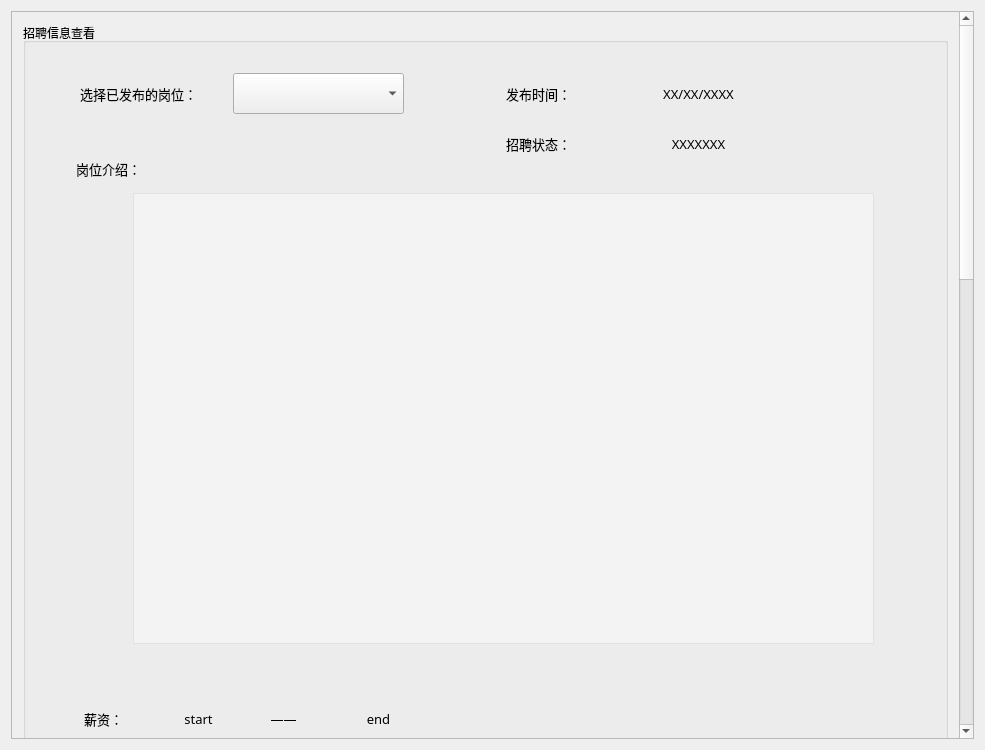
<?xml version="1.0" encoding="UTF-8"?>
<ui version="4.0">
 <class>HREcruitmentInfo</class>
 <widget class="QWidget" name="HREcruitmentInfo">
  <property name="geometry">
   <rect>
    <x>0</x>
    <y>0</y>
    <width>985</width>
    <height>750</height>
   </rect>
  </property>
  <property name="windowTitle">
   <string>HREcruitmentInfo</string>
  </property>
  <layout class="QGridLayout" name="gridLayout">
   <item row="0" column="0">
    <widget class="QScrollArea" name="scrollArea">
     <property name="widgetResizable">
      <bool>true</bool>
     </property>
     <widget class="QWidget" name="scrollAreaWidgetContents">
      <property name="geometry">
       <rect>
        <x>0</x>
        <y>0</y>
        <width>940</width>
        <height>2000</height>
       </rect>
      </property>
      <property name="minimumSize">
       <size>
        <width>0</width>
        <height>2000</height>
       </size>
      </property>
      <layout class="QGridLayout" name="gridLayout_2">
       <item row="0" column="0">
        <widget class="QGroupBox" name="groupBox">
         <property name="title">
          <string>招聘信息查看</string>
         </property>
         <widget class="QLabel" name="label_41">
          <property name="geometry">
           <rect>
            <x>40</x>
            <y>50</y>
            <width>151</width>
            <height>41</height>
           </rect>
          </property>
          <property name="font">
           <font>
            <family>微软雅黑</family>
            <pointsize>10</pointsize>
           </font>
          </property>
          <property name="text">
           <string>选择已发布的岗位：</string>
          </property>
          <property name="alignment">
           <set>Qt::AlignCenter</set>
          </property>
         </widget>
         <widget class="QComboBox" name="comboBox">
          <property name="geometry">
           <rect>
            <x>210</x>
            <y>50</y>
            <width>171</width>
            <height>41</height>
           </rect>
          </property>
         </widget>
         <widget class="QLabel" name="label_42">
          <property name="geometry">
           <rect>
            <x>40</x>
            <y>130</y>
            <width>91</width>
            <height>31</height>
           </rect>
          </property>
          <property name="font">
           <font>
            <family>微软雅黑</family>
            <pointsize>10</pointsize>
           </font>
          </property>
          <property name="text">
           <string>岗位介绍：</string>
          </property>
          <property name="alignment">
           <set>Qt::AlignCenter</set>
          </property>
         </widget>
         <widget class="QPlainTextEdit" name="plainTextEdit">
          <property name="geometry">
           <rect>
            <x>110</x>
            <y>170</y>
            <width>741</width>
            <height>451</height>
           </rect>
          </property>
          <property name="styleSheet">
           <string notr="true">background-color: rgba(255, 255, 255, 100);</string>
          </property>
         </widget>
         <widget class="QLabel" name="label_43">
          <property name="geometry">
           <rect>
            <x>470</x>
            <y>50</y>
            <width>91</width>
            <height>41</height>
           </rect>
          </property>
          <property name="font">
           <font>
            <family>微软雅黑</family>
            <pointsize>10</pointsize>
           </font>
          </property>
          <property name="text">
           <string>发布时间：</string>
          </property>
          <property name="alignment">
           <set>Qt::AlignCenter</set>
          </property>
         </widget>
         <widget class="QLabel" name="label_44">
          <property name="geometry">
           <rect>
            <x>590</x>
            <y>50</y>
            <width>171</width>
            <height>41</height>
           </rect>
          </property>
          <property name="font">
           <font>
            <family>微软雅黑</family>
            <pointsize>10</pointsize>
           </font>
          </property>
          <property name="text">
           <string>XX/XX/XXXX</string>
          </property>
          <property name="alignment">
           <set>Qt::AlignCenter</set>
          </property>
         </widget>
         <widget class="QLabel" name="label_45">
          <property name="geometry">
           <rect>
            <x>40</x>
            <y>680</y>
            <width>81</width>
            <height>31</height>
           </rect>
          </property>
          <property name="font">
           <font>
            <family>微软雅黑</family>
            <pointsize>10</pointsize>
           </font>
          </property>
          <property name="text">
           <string>薪资：</string>
          </property>
          <property name="alignment">
           <set>Qt::AlignCenter</set>
          </property>
         </widget>
         <widget class="QLabel" name="label_46">
          <property name="geometry">
           <rect>
            <x>130</x>
            <y>680</y>
            <width>91</width>
            <height>31</height>
           </rect>
          </property>
          <property name="font">
           <font>
            <family>微软雅黑</family>
            <pointsize>10</pointsize>
           </font>
          </property>
          <property name="text">
           <string>start</string>
          </property>
          <property name="alignment">
           <set>Qt::AlignCenter</set>
          </property>
         </widget>
         <widget class="QLabel" name="label_47">
          <property name="geometry">
           <rect>
            <x>220</x>
            <y>680</y>
            <width>81</width>
            <height>31</height>
           </rect>
          </property>
          <property name="font">
           <font>
            <family>微软雅黑</family>
            <pointsize>10</pointsize>
           </font>
          </property>
          <property name="text">
           <string>——</string>
          </property>
          <property name="alignment">
           <set>Qt::AlignCenter</set>
          </property>
         </widget>
         <widget class="QLabel" name="label_48">
          <property name="geometry">
           <rect>
            <x>310</x>
            <y>680</y>
            <width>91</width>
            <height>31</height>
           </rect>
          </property>
          <property name="font">
           <font>
            <family>微软雅黑</family>
            <pointsize>10</pointsize>
           </font>
          </property>
          <property name="text">
           <string>end</string>
          </property>
          <property name="alignment">
           <set>Qt::AlignCenter</set>
          </property>
         </widget>
         <widget class="Line" name="line">
          <property name="geometry">
           <rect>
            <x>0</x>
            <y>730</y>
            <width>911</width>
            <height>16</height>
           </rect>
          </property>
          <property name="orientation">
           <enum>Qt::Horizontal</enum>
          </property>
         </widget>
         <widget class="QLabel" name="label_49">
          <property name="geometry">
           <rect>
            <x>40</x>
            <y>760</y>
            <width>91</width>
            <height>31</height>
           </rect>
          </property>
          <property name="font">
           <font>
            <family>微软雅黑</family>
            <pointsize>10</pointsize>
           </font>
          </property>
          <property name="text">
           <string>招聘人数：</string>
          </property>
          <property name="alignment">
           <set>Qt::AlignCenter</set>
          </property>
         </widget>
         <widget class="QLabel" name="label_50">
          <property name="geometry">
           <rect>
            <x>140</x>
            <y>760</y>
            <width>91</width>
            <height>31</height>
           </rect>
          </property>
          <property name="font">
           <font>
            <family>微软雅黑</family>
            <pointsize>10</pointsize>
           </font>
          </property>
          <property name="text">
           <string>XXX</string>
          </property>
          <property name="alignment">
           <set>Qt::AlignLeading|Qt::AlignLeft|Qt::AlignVCenter</set>
          </property>
         </widget>
         <widget class="QLabel" name="label_51">
          <property name="geometry">
           <rect>
            <x>590</x>
            <y>100</y>
            <width>171</width>
            <height>41</height>
           </rect>
          </property>
          <property name="font">
           <font>
            <family>微软雅黑</family>
            <pointsize>10</pointsize>
           </font>
          </property>
          <property name="text">
           <string>XXXXXXX</string>
          </property>
          <property name="alignment">
           <set>Qt::AlignCenter</set>
          </property>
         </widget>
         <widget class="QLabel" name="label_52">
          <property name="geometry">
           <rect>
            <x>470</x>
            <y>100</y>
            <width>91</width>
            <height>41</height>
           </rect>
          </property>
          <property name="font">
           <font>
            <family>微软雅黑</family>
            <pointsize>10</pointsize>
           </font>
          </property>
          <property name="text">
           <string>招聘状态：</string>
          </property>
          <property name="alignment">
           <set>Qt::AlignCenter</set>
          </property>
         </widget>
         <widget class="QLabel" name="label_53">
          <property name="geometry">
           <rect>
            <x>40</x>
            <y>820</y>
            <width>91</width>
            <height>31</height>
           </rect>
          </property>
          <property name="font">
           <font>
            <family>微软雅黑</family>
            <pointsize>10</pointsize>
           </font>
          </property>
          <property name="text">
           <string>工作地点：</string>
          </property>
          <property name="alignment">
           <set>Qt::AlignCenter</set>
          </property>
         </widget>
         <widget class="QLabel" name="label_54">
          <property name="geometry">
           <rect>
            <x>140</x>
            <y>820</y>
            <width>421</width>
            <height>31</height>
           </rect>
          </property>
          <property name="font">
           <font>
            <family>微软雅黑</family>
            <pointsize>10</pointsize>
           </font>
          </property>
          <property name="text">
           <string>XXX</string>
          </property>
          <property name="alignment">
           <set>Qt::AlignLeading|Qt::AlignLeft|Qt::AlignVCenter</set>
          </property>
         </widget>
         <widget class="Line" name="line_2">
          <property name="geometry">
           <rect>
            <x>0</x>
            <y>870</y>
            <width>911</width>
            <height>16</height>
           </rect>
          </property>
          <property name="orientation">
           <enum>Qt::Horizontal</enum>
          </property>
         </widget>
         <widget class="QLabel" name="label_55">
          <property name="geometry">
           <rect>
            <x>40</x>
            <y>900</y>
            <width>91</width>
            <height>31</height>
           </rect>
          </property>
          <property name="font">
           <font>
            <family>微软雅黑</family>
            <pointsize>10</pointsize>
           </font>
          </property>
          <property name="text">
           <string>其他说明：</string>
          </property>
          <property name="alignment">
           <set>Qt::AlignCenter</set>
          </property>
         </widget>
         <widget class="QPlainTextEdit" name="plainTextEdit_2">
          <property name="geometry">
           <rect>
            <x>90</x>
            <y>950</y>
            <width>741</width>
            <height>451</height>
           </rect>
          </property>
          <property name="styleSheet">
           <string notr="true">background-color: rgba(255, 255, 255, 100);</string>
          </property>
         </widget>
        </widget>
       </item>
      </layout>
     </widget>
    </widget>
   </item>
  </layout>
 </widget>
 <layoutdefault spacing="6" margin="11"/>
 <resources/>
 <connections/>
</ui>
